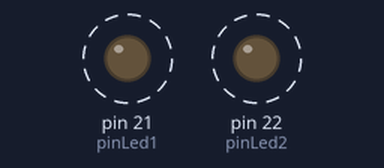
Bench run of a program on a simulated MicroPython board. On the bench: output pins drawn as LEDs (lit = HIGH). Dashed ring = blinking.

Above: at 0.45 s.
Timing chart, 0 to 4.6 s (numbered marks = the images above):
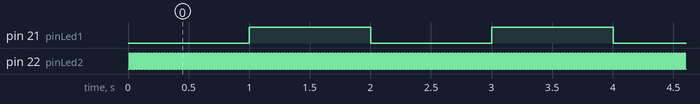

Measured:
- by itself, pin 21 (pinLed1): alternates HIGH for 1.0 s and LOW for 1.0 s
- by itself, pin 22 (pinLed2): alternates HIGH for 0.01 s and LOW for 0.01 s

The program:

07TimerDobleFrecuencia.py
```python
from machine import Pin
import utime

intStart1 = utime.ticks_ms()
intStart2 = utime.ticks_ms()

intDelta1 = 0
intDelta2 = 0

pinLed1 = Pin(21, Pin.OUT)
pinLed2 = Pin(22, Pin.OUT)

while True:
    intDelta1 = utime.ticks_diff(utime.ticks_ms(), intStart1)
    if intDelta1 > 1000:
        intStart1 = utime.ticks_ms()
        pinLed1.toggle()

    intDelta2 = utime.ticks_diff(utime.ticks_ms(), intStart2)
    if intDelta2 > 10:
        intStart2 = utime.ticks_ms()
        pinLed2.toggle()
```
